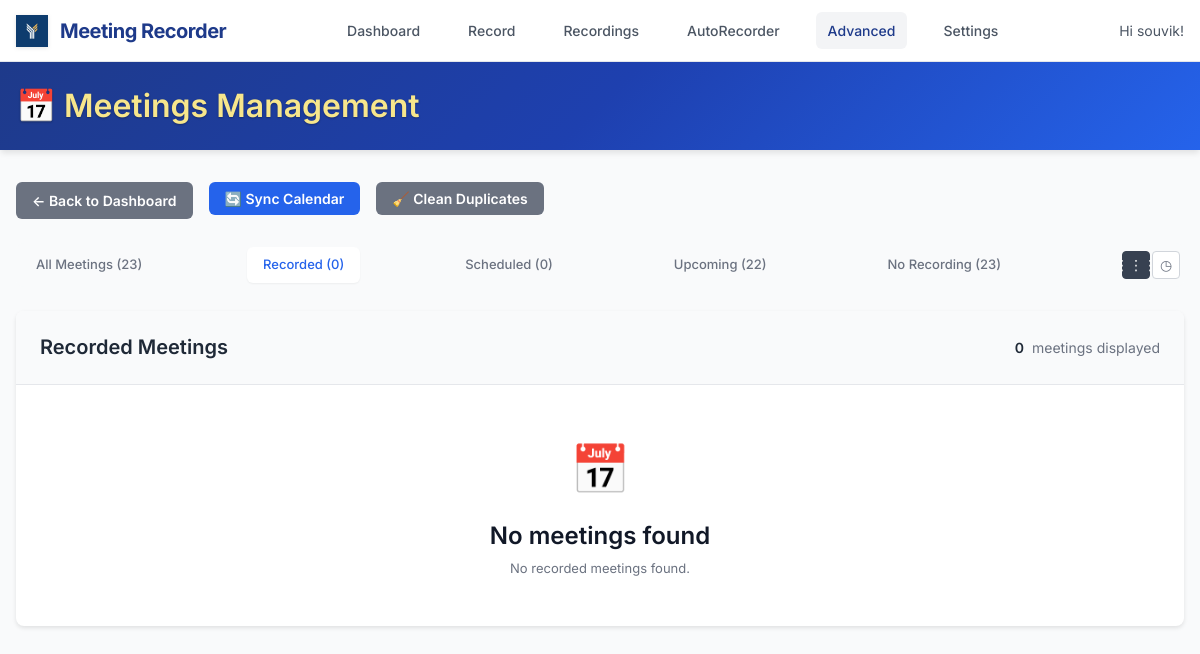
Page /admin/meetings?filter=recorded (signed in) on the earlier database version.
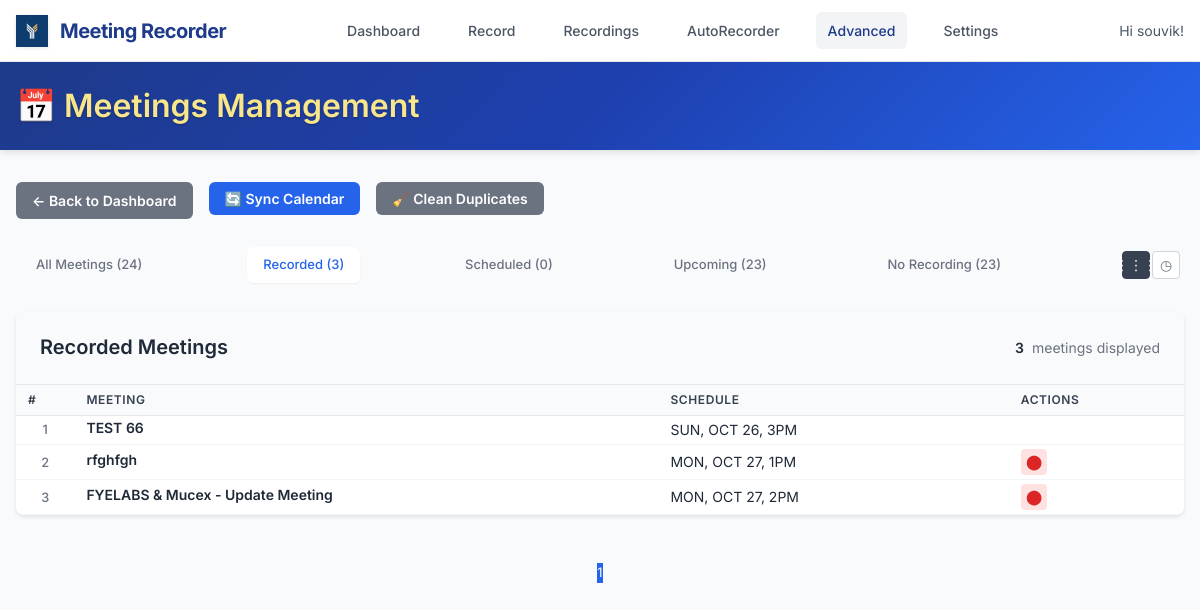
Same page on the later database version.
### models.py (models this page shows, shortened)
class Meeting(db.Model):
    id = db.Column(db.Integer, primary_key=True)
    calendar_event_id = db.Column(db.String(255))  # Original calendar event ID
    subject = db.Column(db.String(500), nullable=False)
    description = db.Column(db.Text)
    location = db.Column(db.String(500))
    web_link = db.Column(db.String(1000))  # Teams meeting link
    start_time = db.Column(db.DateTime, nullable=False)
    end_time = db.Column(db.DateTime, nullable=False)
    duration_minutes = db.Column(db.Integer)
    is_all_day = db.Column(db.Boolean, default=False)
    organizer = db.Column(db.String(255))
    required_attendees = db.Column(db.Text)  # JSON list of email addresses
    optional_attendees = db.Column(db.Text)  # JSON list of email addresses
    attendee_count = db.Column(db.Integer, default=0)
    meeting_type = db.Column(db.String(50), default='teams')  # teams, phone, in-person, other
    is_teams_meeting = db.Column(db.Boolean, default=False)
    is_recurring = db.Column(db.Boolean, default=False)
    recording_status = db.Column(db.String(50), default='none')  # none, scheduled, recorded_local, recorded_synced, excluded
    recording_id = db.Column(db.Integer, db.ForeignKey('recording.id'), nullable=True)  # One-to-one relationship
    recording = db.relationship('Recording', backref=db.backref('meeting', uselist=False), uselist=False)  # One meeting can have 0 or 1 recording
    discovered_at = db.Column(db.DateTime, default=datetime.utcnow)
    last_updated = db.Column(db.DateTime, default=datetime.utcnow, onupdate=datetime.utcnow)
    user_id = db.Column(db.Integer, db.ForeignKey('user.id'), nullable=False)
    is_excluded = db.Column(db.Boolean, default=False)  # User manually excluded from recording
    auto_record = db.Column(db.Boolean, default=True)  # Should this meeting be auto-recorded

### app.py (the view)
@app.route('/admin/meetings')
@login_required
def admin_meetings():
    try:
        page = request.args.get('page', 1, type=int)
        per_page = 50
        filter_status = request.args.get('filter', 'all')
        total_meetings = Meeting.query.count()
        recorded_meetings = Meeting.query.filter(Meeting.recording_status.in_(['recorded_synced', 'recorded_local'])).count()
        scheduled_meetings = Meeting.query.filter_by(recording_status='scheduled').count()
        upcoming_meetings = Meeting.query.filter(Meeting.start_time > datetime.utcnow()).count()
        no_recording_meetings = Meeting.query.filter(Meeting.recording_id.is_(None)).count()
        total_attendees = db.session.query(db.func.sum(Meeting.attendee_count)).scalar() or 0
        query = Meeting.query
        if filter_status == 'recorded':
            query = query.filter(Meeting.recording_status.in_(['recorded_synced', 'recorded_local']))
        elif filter_status == 'scheduled':
            query = query.filter_by(recording_status='scheduled')
        elif filter_status == 'upcoming':
            query = query.filter(Meeting.start_time > datetime.utcnow())
        elif filter_status == 'orphaned':
            query = query.filter(Meeting.recording_id.is_(None))
        meetings_paginated = query.order_by(Meeting.start_time.asc()).paginate(
            page=page, per_page=per_page, error_out=False
        )
        stats = {
            'total_meetings': total_meetings,
            'recorded_meetings': recorded_meetings,
            'scheduled_meetings': scheduled_meetings,
            'upcoming_meetings': upcoming_meetings,
            'no_recording_meetings': no_recording_meetings,
            'total_attendees': total_attendees
        }
        return render_template('admin/meetings.html',
                             meetings=meetings_paginated.items,
                             pagination=meetings_paginated,
                             stats=stats,
                             filter_status=filter_status)
    except Exception as e:
        logger.error(f"❌ Admin meetings error: {str(e)}")
        flash(f"Error loading meetings: {str(e)}", "error")
        return redirect(url_for('admin_dashboard'))

### app.py (called while the page is built)
@app.context_processor
def utility_processor():
    return dict(format_file_size=format_file_size, format_duration=format_duration)

@login_manager.user_loader
def load_user(user_id):
    return db.session.get(User, int(user_id))  # Fix SQLAlchemy deprecation

### templates/admin/meetings.html (shortened to what the changed rows need)
{% extends "base.html" %}
{% block content %}
<div class="admin-header">
    <div class="admin-header-content">
        <h1 class="admin-title">📅 Meetings Management</h1>
    </div>
</div>
<div class="filter-tabs">
    <a href="{{ url_for('admin_meetings') }}" class="filter-tab {{ 'active' if filter_status == 'all' else '' }}">
        All Meetings ({{ stats.total_meetings }})
    </a>
    <a href="{{ url_for('admin_meetings', filter='recorded') }}" class="filter-tab {{ 'active' if filter_status == 'recorded' else '' }}">
        Recorded ({{ stats.recorded_meetings }})
    </a>
    <a href="{{ url_for('admin_meetings', filter='scheduled') }}" class="filter-tab {{ 'active' if filter_status == 'scheduled' else '' }}">
        Scheduled ({{ stats.scheduled_meetings }})
    </a>
    <a href="{{ url_for('admin_meetings', filter='upcoming') }}" class="filter-tab {{ 'active' if filter_status == 'upcoming' else '' }}">
        Upcoming ({{ stats.upcoming_meetings }})
    </a>
    <a href="{{ url_for('admin_meetings', filter='orphaned') }}" class="filter-tab {{ 'active' if filter_status == 'orphaned' else '' }}">
        No Recording ({{ stats.no_recording_meetings }})
    </a>
    <div class="view-toggle">
        <button onclick="switchView('list')" class="view-btn active" id="list-btn" title="List View">⋮⋮⋮</button>
        <button onclick="switchView('calendar')" class="view-btn" id="calendar-btn" title="Calendar View">◷</button>
    </div>
</div>
<div class="meetings-container" id="list-view">
    <div class="meetings-header">
        <h2 style="margin: 0; font-size: 1.25rem; color: #1f2937;">
            {% if filter_status == 'all' %}All Meetings
            {% elif filter_status == 'recorded' %}Recorded Meetings
            {% elif filter_status == 'scheduled' %}Scheduled Meetings
            {% elif filter_status == 'upcoming' %}Upcoming Meetings
            {% elif filter_status == 'orphaned' %}Meetings Without Recordings
            {% endif %}
        </h2>
        <div class="meetings-stats">
            <div class="stat-item">
                <span class="stat-number">{{ meetings|length }}</span>
                <span>meetings displayed</span>
            </div>
        </div>
    </div>
    {% if meetings %}
    <table class="meetings-table">
        <thead>
            <tr>
                <th>#</th>
                <th>Meeting</th>
                <th>Schedule</th>
                <th>Actions</th>
            </tr>
        </thead>
        <tbody>
            {% for meeting in meetings %}
            <tr>
                <td>
                    {{ loop.index }}
                </td>
                <td>
                    <a href="{{ url_for('admin_meeting_detail', meeting_id=meeting.id) }}" class="meeting-title">
                        {{ meeting.subject }}
                    </a>
                </td>
                <td>
                    <div style="color: #1f2937;">
                        {{ meeting.start_time.strftime('%a, %b %d, %I%p').upper().replace(' 0', ' ') }}
                    </div>
                </td>
                <td>
                    <div class="action-buttons-group">
                        {% if meeting.recording_status == 'recording' %}
                        <span class="recording-indicator pulsating" title="Currently Recording">
                            ⬤
                        </span>
                        <button onclick="stopRecording({{ meeting.id }}, '{{ meeting.subject }}')"
                                class="btn btn-stop-icon"
                                title="Stop Recording">
                            ⏹
                        </button>
                        {% elif not meeting.recording %}
                        <button onclick="startRecording({{ meeting.id }}, '{{ meeting.subject }}')"
                                class="btn btn-record-icon"
                                title="Start Recording">
                            ⬤
                        </button>
                        {% endif %}
                    </div>
                </td>
            </tr>
            {% endfor %}
        </tbody>
    </table>
    {% else %}
    <div class="empty-state">
        <div class="empty-state-icon">📅</div>
        <h3>No meetings found</h3>
        <p>
            {% if filter_status == 'all' %}
            No meetings are currently tracked in the system.
            {% elif filter_status == 'recorded' %}
            No recorded meetings found.
            {% elif filter_status == 'scheduled' %}
            No scheduled meetings found.
            {% elif filter_status == 'upcoming' %}
            No upcoming meetings found.
            {% elif filter_status == 'orphaned' %}
            All meetings have associated recordings.
            {% endif %}
        </p>
    </div>
    {% endif %}
</div>
{% if pagination %}
<div class="pagination">
    {% for page_num in pagination.iter_pages() %}
        {% if page_num %}
            {% if page_num != pagination.page %}
                <a href="{{ url_for('admin_meetings', page=page_num, filter=filter_status) }}">{{ page_num }}</a>
            {% else %}
                <span class="current">{{ page_num }}</span>
            {% endif %}
        {% else %}
            <span>…</span>
        {% endif %}
    {% endfor %}
</div>
{% endif %}
{% endblock %}

Differences in the rows shown:
now on this page (row edited): Meeting: subject "TEST 66", start_time "SUN, OCT 26, 3PM"
now on this page (row edited): Meeting: subject "rfghfgh", start_time "MON, OCT 27, 1PM"
now on this page (row edited): Meeting: subject "FYELABS & Mucex - Update Meeting", start_time "MON, OCT 27, 2PM"
Other differences:
{{ stats.total_meetings }}: "23" → "24"
{{ stats.recorded_meetings }}: "0" → "3"
{{ stats.upcoming_meetings }}: "22" → "23"
{{ meetings|length }}: "0" → "3"
text no longer shown: "📅 No meetings found No recorded meetings found."
text now shown: "# MEETING SCHEDULE ACTIONS"
new list line: "1"
